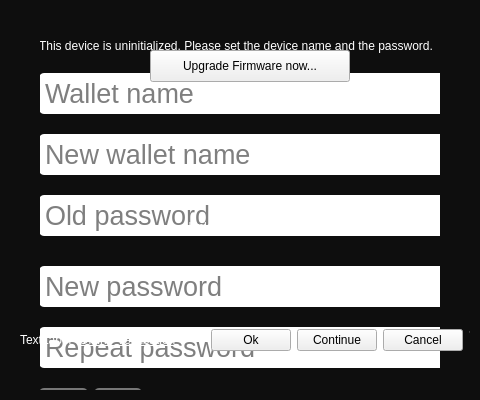
<?xml version="1.0" encoding="UTF-8"?>
<ui version="4.0">
 <class>ModalView</class>
 <widget class="QWidget" name="ModalView">
  <property name="geometry">
   <rect>
    <x>0</x>
    <y>0</y>
    <width>480</width>
    <height>400</height>
   </rect>
  </property>
  <property name="windowTitle">
   <string>Form</string>
  </property>
  <widget class="QWidget" name="modalBgWidget" native="true">
   <property name="geometry">
    <rect>
     <x>0</x>
     <y>0</y>
     <width>480</width>
     <height>400</height>
    </rect>
   </property>
   <property name="styleSheet">
    <string notr="true">background-color: rgba(0,0,0,240);</string>
   </property>
  </widget>
  <widget class="QLabel" name="modalInfoLabel">
   <property name="geometry">
    <rect>
     <x>20</x>
     <y>220</y>
     <width>440</width>
     <height>150</height>
    </rect>
   </property>
   <property name="styleSheet">
    <string notr="true">color: white;
              background-color: rgba(0,0,0, 0%)</string>
   </property>
   <property name="text">
    <string>Unlocking Device...</string>
   </property>
   <property name="alignment">
    <set>Qt::AlignHCenter|Qt::AlignTop</set>
   </property>
   <property name="wordWrap">
    <bool>true</bool>
   </property>
   <property name="textInteractionFlags">
    <set>Qt::LinksAccessibleByMouse|Qt::TextSelectableByMouse</set>
   </property>
  </widget>
  <widget class="QPushButton" name="modalIcon">
   <property name="enabled">
    <bool>false</bool>
   </property>
   <property name="geometry">
    <rect>
     <x>0</x>
     <y>0</y>
     <width>480</width>
     <height>200</height>
    </rect>
   </property>
   <property name="text">
    <string/>
   </property>
   <property name="iconSize">
    <size>
     <width>440</width>
     <height>200</height>
    </size>
   </property>
   <property name="flat">
    <bool>true</bool>
   </property>
  </widget>
  <widget class="QWidget" name="setDeviceWidget" native="true">
   <property name="geometry">
    <rect>
     <x>40</x>
     <y>40</y>
     <width>400</width>
     <height>350</height>
    </rect>
   </property>
   <property name="styleSheet">
    <string notr="true">background:rgba(0,0,0,0)</string>
   </property>
   <widget class="QWidget" name="verticalLayoutWidget_2">
    <property name="geometry">
     <rect>
      <x>-1</x>
      <y>-1</y>
      <width>429</width>
      <height>531</height>
     </rect>
    </property>
    <layout class="QVBoxLayout" name="verticalLayout_6">
     <property name="spacing">
      <number>20</number>
     </property>
     <item>
      <widget class="QLabel" name="uninizializedInfoLabel">
       <property name="styleSheet">
        <string notr="true">color: white;
               background-color: rgba(0,0,0, 0%)</string>
       </property>
       <property name="text">
        <string>This device is uninitialized. Please set the device name and the password.</string>
       </property>
      </widget>
     </item>
     <item>
      <widget class="QLineEdit" name="setDeviceNameOnly">
       <property name="font">
        <font>
         <pointsize>20</pointsize>
        </font>
       </property>
       <property name="styleSheet">
        <string notr="true">background:white;
                              border:0px;
                              border-radius: 5px;
                              padding:4px;</string>
       </property>
       <property name="text">
        <string/>
       </property>
       <property name="maxLength">
        <number>64</number>
       </property>
       <property name="echoMode">
        <enum>QLineEdit::Normal</enum>
       </property>
       <property name="placeholderText">
        <string>Wallet name</string>
       </property>
      </widget>
     </item>
     <item>
      <widget class="QLineEdit" name="setDeviceName">
       <property name="font">
        <font>
         <pointsize>20</pointsize>
        </font>
       </property>
       <property name="styleSheet">
        <string notr="true">background:white;
                              border:0px;
                              border-radius: 5px;
                              padding:4px;</string>
       </property>
       <property name="text">
        <string/>
       </property>
       <property name="maxLength">
        <number>64</number>
       </property>
       <property name="echoMode">
        <enum>QLineEdit::Normal</enum>
       </property>
       <property name="placeholderText">
        <string>New wallet name</string>
       </property>
      </widget>
     </item>
     <item>
      <widget class="QLineEdit" name="setPasswordOld">
       <property name="font">
        <font>
         <pointsize>20</pointsize>
        </font>
       </property>
       <property name="styleSheet">
        <string notr="true">background:white;
                              border:0px;
                              border-radius: 5px;
                              padding:4px;</string>
       </property>
       <property name="maxLength">
        <number>1048</number>
       </property>
       <property name="echoMode">
        <enum>QLineEdit::Password</enum>
       </property>
       <property name="placeholderText">
        <string>Old password</string>
       </property>
      </widget>
     </item>
     <item>
      <spacer name="verticalSpacer">
       <property name="orientation">
        <enum>Qt::Vertical</enum>
       </property>
       <property name="sizeType">
        <enum>QSizePolicy::Fixed</enum>
       </property>
       <property name="sizeHint" stdset="0">
        <size>
         <width>20</width>
         <height>10</height>
        </size>
       </property>
      </spacer>
     </item>
     <item>
      <widget class="QLineEdit" name="setPasswordNew">
       <property name="font">
        <font>
         <pointsize>20</pointsize>
        </font>
       </property>
       <property name="styleSheet">
        <string notr="true">background:white;
                              border:0px;
                              border-radius: 5px;
                              padding:4px;</string>
       </property>
       <property name="text">
        <string/>
       </property>
       <property name="maxLength">
        <number>1048</number>
       </property>
       <property name="echoMode">
        <enum>QLineEdit::Password</enum>
       </property>
       <property name="placeholderText">
        <string>New password</string>
       </property>
      </widget>
     </item>
     <item>
      <widget class="QLineEdit" name="setPasswordRepeat">
       <property name="font">
        <font>
         <pointsize>20</pointsize>
        </font>
       </property>
       <property name="styleSheet">
        <string notr="true">background:white;
                              border:0px;
                              border-radius: 5px;
                              padding:4px;</string>
       </property>
       <property name="maxLength">
        <number>1048</number>
       </property>
       <property name="echoMode">
        <enum>QLineEdit::Password</enum>
       </property>
       <property name="placeholderText">
        <string>Repeat password</string>
       </property>
      </widget>
     </item>
     <item>
      <layout class="QHBoxLayout" name="horizontalLayout">
       <property name="spacing">
        <number>6</number>
       </property>
       <property name="topMargin">
        <number>0</number>
       </property>
       <item>
        <widget class="QPushButton" name="setDeviceSubmit">
         <property name="sizePolicy">
          <sizepolicy hsizetype="Fixed" vsizetype="Minimum">
           <horstretch>0</horstretch>
           <verstretch>0</verstretch>
          </sizepolicy>
         </property>
         <property name="font">
          <font>
           <weight>75</weight>
           <bold>true</bold>
          </font>
         </property>
         <property name="styleSheet">
          <string notr="true">background:#777777;
                              color:white;
                              border:0px;
                              border-radius: 5px;
                              padding:4px;</string>
         </property>
         <property name="text">
          <string>Submit</string>
         </property>
         <property name="flat">
          <bool>false</bool>
         </property>
        </widget>
       </item>
       <item>
        <widget class="QPushButton" name="setDeviceCancel">
         <property name="sizePolicy">
          <sizepolicy hsizetype="Fixed" vsizetype="Minimum">
           <horstretch>0</horstretch>
           <verstretch>0</verstretch>
          </sizepolicy>
         </property>
         <property name="font">
          <font>
           <weight>75</weight>
           <bold>true</bold>
          </font>
         </property>
         <property name="styleSheet">
          <string notr="true">background:#777777;
                       color:white;
                       border:0px;
                       border-radius: 5px;
                       padding:4px;
</string>
         </property>
         <property name="text">
          <string>Cancel</string>
         </property>
         <property name="flat">
          <bool>false</bool>
         </property>
        </widget>
       </item>
       <item>
        <widget class="QLabel" name="setDeviceWarning">
         <property name="styleSheet">
          <string notr="true">color: orange;</string>
         </property>
         <property name="text">
          <string/>
         </property>
         <property name="alignment">
          <set>Qt::AlignLeading|Qt::AlignLeft|Qt::AlignVCenter</set>
         </property>
        </widget>
       </item>
      </layout>
     </item>
     <item>
      <widget class="QLabel" name="setDevicePasswordInfo">
       <property name="minimumSize">
        <size>
         <width>0</width>
         <height>80</height>
        </size>
       </property>
       <property name="styleSheet">
        <string notr="true">color:white;</string>
       </property>
       <property name="text">
        <string>* Don't forget the password! It is REQUIRED when restoring a wallet from a backup.</string>
       </property>
       <property name="alignment">
        <set>Qt::AlignLeading|Qt::AlignLeft|Qt::AlignTop</set>
       </property>
       <property name="wordWrap">
        <bool>true</bool>
       </property>
      </widget>
     </item>
     <item>
      <spacer name="setpasswordspacer">
       <property name="orientation">
        <enum>Qt::Vertical</enum>
       </property>
       <property name="sizeHint" stdset="0">
        <size>
         <width>20</width>
         <height>40</height>
        </size>
       </property>
      </spacer>
     </item>
    </layout>
   </widget>
  </widget>
  <widget class="QRCodeSequence" name="qrCodeSequence" native="true">
   <property name="geometry">
    <rect>
     <x>160</x>
     <y>20</y>
     <width>200</width>
     <height>200</height>
    </rect>
   </property>
  </widget>
  <widget class="QLabel" name="modalInfoLabelLA">
   <property name="geometry">
    <rect>
     <x>22</x>
     <y>220</y>
     <width>430</width>
     <height>150</height>
    </rect>
   </property>
   <property name="styleSheet">
    <string notr="true">color: white;
              background-color: rgba(0,0,0, 0%)</string>
   </property>
   <property name="text">
    <string/>
   </property>
   <property name="alignment">
    <set>Qt::AlignLeading|Qt::AlignLeft|Qt::AlignTop</set>
   </property>
   <property name="wordWrap">
    <bool>true</bool>
   </property>
   <property name="textInteractionFlags">
    <set>Qt::LinksAccessibleByMouse|Qt::TextSelectableByMouse</set>
   </property>
  </widget>
  <widget class="QWidget" name="widget" native="true">
   <property name="geometry">
    <rect>
     <x>20</x>
     <y>300</y>
     <width>450</width>
     <height>80</height>
    </rect>
   </property>
   <widget class="QWidget" name="horizontalLayoutWidget">
    <property name="geometry">
     <rect>
      <x>0</x>
      <y>0</y>
      <width>552</width>
      <height>80</height>
     </rect>
    </property>
    <layout class="QHBoxLayout" name="horizontalLayout_4">
     <item>
      <widget class="QLabel" name="infoLabel">
       <property name="styleSheet">
        <string notr="true">color: white;</string>
       </property>
       <property name="text">
        <string notr="true">TextLabel</string>
       </property>
      </widget>
     </item>
     <item>
      <widget class="QPushButton" name="showDetailsButton">
       <property name="enabled">
        <bool>true</bool>
       </property>
       <property name="styleSheet">
        <string notr="true">color: white; text-align:left; text-decoration: underline;</string>
       </property>
       <property name="text">
        <string>Offline Verification</string>
       </property>
       <property name="flat">
        <bool>true</bool>
       </property>
      </widget>
     </item>
     <item>
      <spacer name="horizontalSpacer">
       <property name="orientation">
        <enum>Qt::Horizontal</enum>
       </property>
       <property name="sizeHint" stdset="0">
        <size>
         <width>1</width>
         <height>1</height>
        </size>
       </property>
      </spacer>
     </item>
     <item>
      <widget class="QPushButton" name="okButton">
       <property name="text">
        <string>Ok</string>
       </property>
      </widget>
     </item>
     <item>
      <widget class="QPushButton" name="continueButton">
       <property name="text">
        <string>Continue</string>
       </property>
      </widget>
     </item>
     <item>
      <widget class="QPushButton" name="abortButton">
       <property name="text">
        <string>Cancel</string>
       </property>
      </widget>
     </item>
     <item>
      <widget class="QLabel" name="stepsLabel">
       <property name="styleSheet">
        <string notr="true">color:white;font-size:18pt;</string>
       </property>
       <property name="text">
        <string notr="true">TextLabel</string>
       </property>
       <property name="alignment">
        <set>Qt::AlignRight|Qt::AlignTrailing|Qt::AlignVCenter</set>
       </property>
      </widget>
     </item>
    </layout>
   </widget>
  </widget>
  <widget class="QPushButton" name="upgradeFirmware">
   <property name="geometry">
    <rect>
     <x>150</x>
     <y>50</y>
     <width>200</width>
     <height>32</height>
    </rect>
   </property>
   <property name="text">
    <string>Upgrade Firmware now...</string>
   </property>
  </widget>
  <zorder>modalBgWidget</zorder>
  <zorder>modalIcon</zorder>
  <zorder>setDeviceWidget</zorder>
  <zorder>qrCodeSequence</zorder>
  <zorder>modalInfoLabelLA</zorder>
  <zorder>modalInfoLabel</zorder>
  <zorder>widget</zorder>
  <zorder>upgradeFirmware</zorder>
 </widget>
 <customwidgets>
  <customwidget>
   <class>QRCodeSequence</class>
   <extends>QWidget</extends>
   <header>qrcodesequence.h</header>
  </customwidget>
 </customwidgets>
 <resources/>
 <connections/>
</ui>
